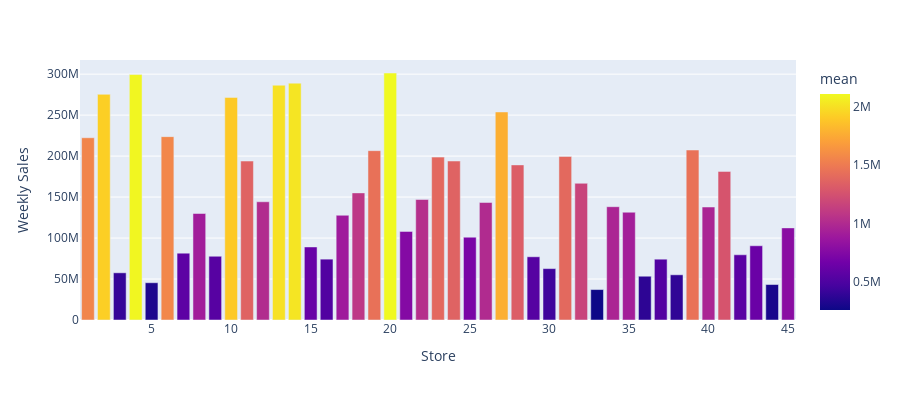

This figure's notebook cell:
### Code cell
vsts = sts.groupby(["Store"])["Weekly_Sales"].agg(["sum","mean"]).reset_index()
fig = px.bar(vsts, x='Store', y='sum',
             hover_data=['Store', 'sum', 'mean'], color='mean',
             labels={'sum':'Weekly Sales'}, height=400)
fig.show()
